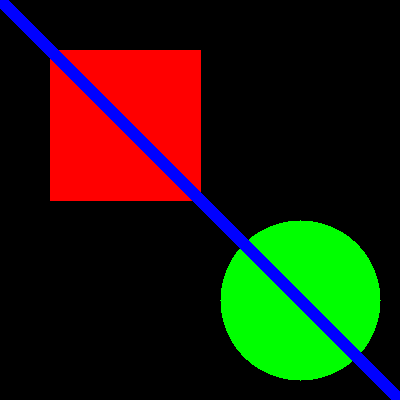
#> input picture DAY 3/test_image.png, 400 x 400 px, found by its file name
$ python exercise2_panorama_prep.py
#> lines starting #> are read from the running program, lines starting #| are printed output that depends on the picture
# exercise_2_panorama_prep.py
import numpy as np
import cv2
import imutils
# Create two shifted versions of an image to simulate panorama stitching
image = cv2.imread("test_image.png") # Use your image
#> image is the input picture: shape (400, 400, 3); mean B, G, R 10.7, 28.9, 32.4
# Create left and right shifted versions
left_shift = imutils.translate(image, -80, 0)
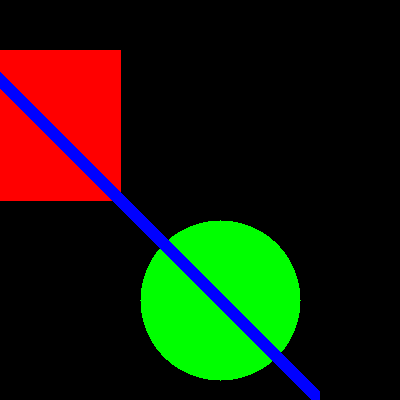
#> left_shift: shape (400, 400, 3); mean B, G, R 8.6, 28.9, 25.9
right_shift = imutils.translate(image, 80, 0)
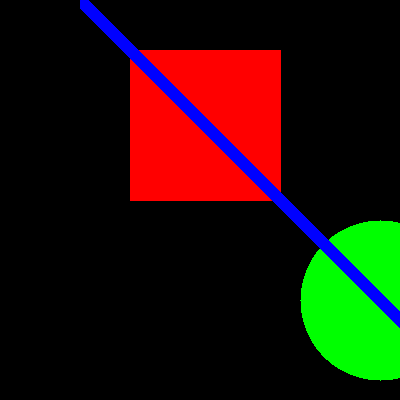
#> right_shift: shape (400, 400, 3); mean B, G, R 8.6, 18.9, 32.4
# Create overlay to show overlap
overlay = image.copy()
overlay[0:image.shape[0], 0:80] =left_shift[0:image.shape[0], image.shape[1]-80:image.shape[1]]
cv2.putText(overlay, "Overlap Region", (10, 50),
cv2.FONT_HERSHEY_SIMPLEX, 0.6, (0, 255, 0), 2)
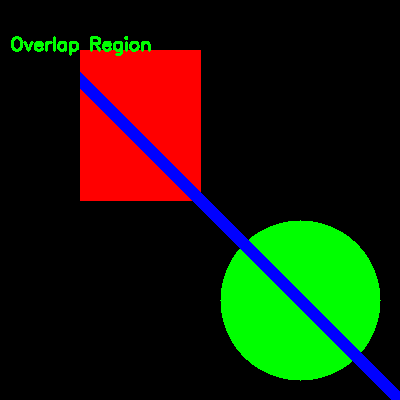
#> overlay: shape (400, 400, 3); mean B, G, R 8.6, 30.6, 25.8
# Create side-by-side comparison
comparison = np.hstack([left_shift, image, right_shift])
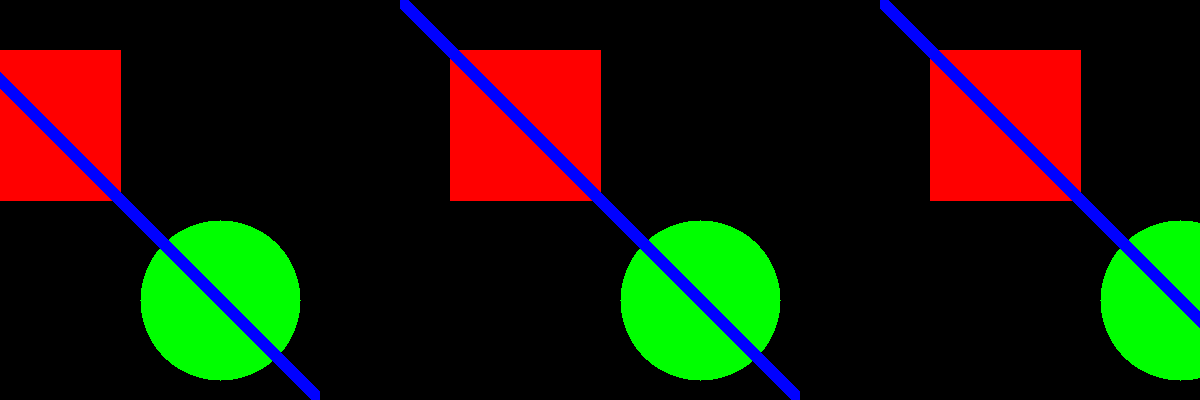
#> comparison: shape (400, 1200, 3); mean B, G, R 9.3, 25.6, 30.2
cv2.imshow("Panorama Preparation (Left | Original | Right)",
comparison)
cv2.waitKey(0)
cv2.imwrite("panorama_prep.png", comparison)
cv2.destroyAllWindows()
